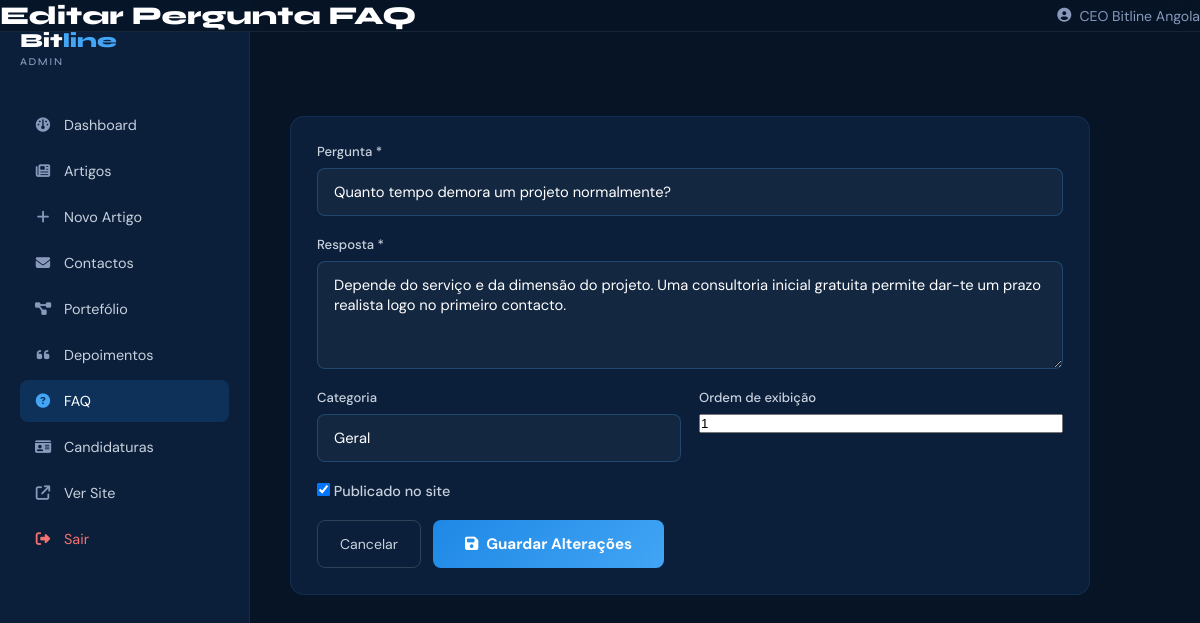
Page /admin/editar-faq.php?id=1 (signed in) on the committed database.
### tables this page shows
CREATE TABLE IF NOT EXISTS faq (
  id INT AUTO_INCREMENT PRIMARY KEY,
  pergunta VARCHAR(300) NOT NULL,
  resposta TEXT NOT NULL,
  categoria VARCHAR(100) DEFAULT NULL,
  ordem INT NOT NULL DEFAULT 0,
  publicado TINYINT(1) NOT NULL DEFAULT 1,
  criado_em DATETIME NOT NULL DEFAULT CURRENT_TIMESTAMP
);

### includes/funcoes.php (called while the page is built, shortened)
<?php
function limpar(string $texto): string
{
    return htmlspecialchars(trim($texto), ENT_QUOTES, 'UTF-8');
}

### admin/editar-faq.php (the view, shortened to what this page needs)
<?php
require_once __DIR__ . '/../includes/funcoes.php';
$pdo = getConnection();
$id  = (int) ($_GET['id'] ?? 0);
$stmt = $pdo->prepare('SELECT * FROM faq WHERE id = :id');
$stmt->execute([':id' => $id]);
$faq = $stmt->fetch();
require __DIR__ . '/includes/admin-header.php';
?>
<form class="admin-panel admin-form" action="../actions/atualizar_faq.php" method="POST">
  <div class="form-group">
    <label for="pergunta">Pergunta *</label>
    <input type="text" id="pergunta" name="pergunta" value="<?= limpar($faq['pergunta']) ?>" required>
  </div>
  <div class="form-group">
    <label for="resposta">Resposta *</label>
    <textarea id="resposta" name="resposta" rows="4" required><?= limpar($faq['resposta']) ?></textarea>
  </div>
  <div class="form-row">
    <div class="form-group">
      <label for="categoria">Categoria</label>
      <input type="text" id="categoria" name="categoria" value="<?= limpar($faq['categoria'] ?? '') ?>">
    </div>
    <div class="form-group">
      <label for="ordem">Ordem de exibição</label>
      <input type="number" id="ordem" name="ordem" value="<?= (int) $faq['ordem'] ?>">
    </div>
  </div>
  <div class="form-group form-checkbox">
    <label><input type="checkbox" name="publicado" value="1" <?= $faq['publicado'] ? 'checked' : '' ?>> Publicado no site</label>
  </div>
  <div class="admin-form-acoes">
    <a href="faq.php" class="admin-btn-secundario">Cancelar</a>
    <button type="submit" class="admin-btn-primario"><i class="fa-solid fa-floppy-disk"></i> Guardar Alterações</button>
  </div>
</form>
<?php require __DIR__ . '/includes/admin-footer.php'; ?>

### css/estilo.css (style rules this page uses)
* { margin: 0; padding: 0; box-sizing: border-box; }
html { scroll-behavior: smooth; }
body { font-family: 'DM Sans', sans-serif; background: #071426; color: #ffffff; overflow-x: hidden; cursor: default; }
a { text-decoration: none; color: inherit; }
button { font-family: inherit; cursor: pointer; }
:root { --navy: #071426; --navy-mid: #0B1F3A; --navy-light: #10233D; --navy-soft: #133C74; --blue-accent: #1E88E5; --blue-glow: #42A5F5; --white: #FFFFFF; --white-dim: #C8D1DD; --grey: #8899BB; --container: 1200px; --cor-primaria: var(--navy-mid); --cor-secundaria: var(--navy-soft); --cor-azul: var(--blue-accent); --cor-azul-claro: var(--blue-glow); --cor-branca: var(--white); --cor-cinza: var(--white-dim); --cor-preta: #000000; }
.form-row { display: grid; grid-template-columns: 1fr 1fr; gap: 18px; }
.form-group { margin-bottom: 20px; display: flex; flex-direction: column; gap: 8px; }
.form-group label { font-size: 0.82rem; color: var(--white-dim); font-weight: 500; }
.form-group input[type="text"], .form-group input[type="email"], .form-group input[type="password"], .form-group input[type="file"], .form-group select, .form-group textarea { padding: 13px 16px; background: rgba(255,255,255,0.04); border: 1px solid rgba(66,165,245,0.25); border-radius: 8px; color: var(--white); font-family: 'DM Sans', sans-serif; font-size: 0.92rem; outline: none; transition: border-color 0.2s; width: 100%; }
.form-group textarea { resize: vertical; min-height: 90px; }
.form-group input::placeholder, .form-group textarea::placeholder { color: var(--grey); }
.form-checkbox label { flex-direction: row; align-items: center; gap: 10px; font-size: 0.9rem; }
.form-checkbox input { width: auto; }
.contact-form-full button, .admin-form button[type="submit"] { padding: 14px 32px; background: linear-gradient(135deg, var(--blue-accent), var(--blue-glow)); color: var(--white); border: none; border-radius: 8px; font-weight: 700; font-size: 0.95rem; transition: all 0.3s; }
.admin-body { background: var(--navy); min-height: 100vh; }
.admin-panel { background: var(--navy-mid); border: 1px solid rgba(66,165,245,0.12); border-radius: 14px; padding: 26px; }
.admin-btn-primario { display: inline-flex; align-items: center; gap: 8px; padding: 12px 22px; background: linear-gradient(135deg, var(--blue-accent), var(--blue-glow)); color: var(--white) !important; border: none; border-radius: 8px; font-weight: 700; font-size: 0.88rem; transition: all 0.3s; }
.admin-btn-secundario { display: inline-flex; align-items: center; gap: 8px; padding: 12px 22px; background: transparent; border: 1px solid rgba(255,255,255,0.15); color: var(--white-dim); border-radius: 8px; font-size: 0.88rem; transition: all 0.2s; }
.admin-form { max-width: 800px; }
.admin-form-acoes { display: flex; gap: 12px; margin-top: 8px; }

### rows in the picture
faq: pergunta "Quanto tempo demora um projeto normalmente?", resposta "Depende do serviço e da dimensão do projeto. Uma consultoria inicial gratuita permite dar-te um prazo realista logo no primeiro contacto.", categoria "Geral", ordem "1", publicado "☑"

### other values in the picture
limpar($tituloPagina ?? '') "Editar Pergunta FAQ"
limpar($_SESSION['admin_nome'] ?? 'Administrador') "CEO Bitline Angola"
